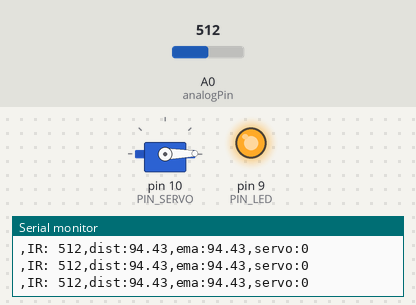
The sketch below on a simulated Arduino Uno, built with avr-gcc and run on an emulated ATmega328P. Shown: servo, output pins drawn as LEDs (lit = HIGH), the last lines printed to the serial monitor. Inputs (shaded band) come from the test bench; at power-on: A0 (analogPin) = 512.

Above: at 1.2 s.
1.3 s: A0 (analogPin) set to 483
At 2.5 s:
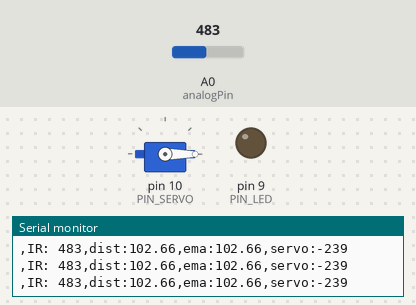
2.8 s: A0 (analogPin) set to 240
At 3.8 s:
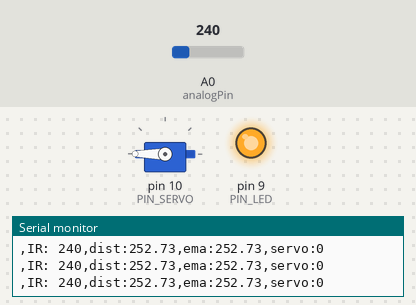
4.5 s: A0 (analogPin) set to 10
6.0 s: A0 (analogPin) set to 7
At 7.2 s:
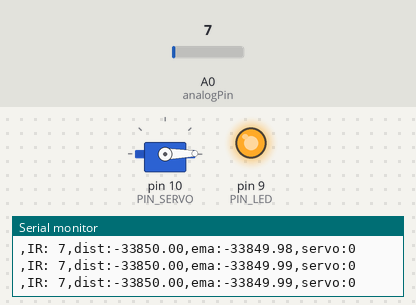
7.5 s: A0 (analogPin) set to 110
At 9.2 s:
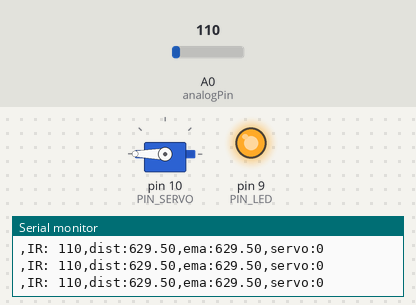
Timing chart, 0 to 10.3 s (numbered marks = the images above; inputs shaded):
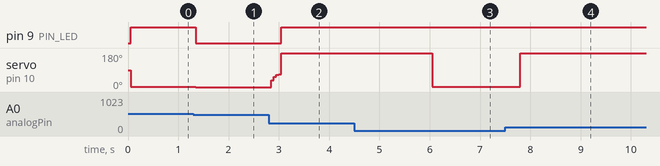

The sketch:

17_example_2.ino
```cpp
#include <Servo.h>

// Arduino pin assignment
#define PIN_POTENTIOMETER 3 // Potentiometer at Pin A3
// Add IR Sensor Definition Here !!!
#define PIN_SERVO 10
#define PIN_LED 9

#define _DUTY_MIN 553  // servo full clock-wise position (0 degree)
#define _DUTY_NEU 1476 // servo neutral position (90 degree)
#define _DUTY_MAX 2399 // servo full counter-clockwise position (180 degree)

#define LOOP_INTERVAL 50   // Loop Interval (unit: msec)

Servo myservo;
unsigned long last_loop_time;   // unit: msec
int analogPin = 0;
float dist;
float dist_ema;
float alpha = 0.5;
void setup()
{
  myservo.attach(PIN_SERVO);
  myservo.writeMicroseconds(_DUTY_NEU);
  pinMode(PIN_LED, OUTPUT);
  Serial.begin(57600);
}

void loop()
{
  unsigned long time_curr = millis();
  int a_value, duty;
  a_value = analogRead(analogPin);
  // wait until next event time
  if (time_curr < (last_loop_time + LOOP_INTERVAL))
    return;
  last_loop_time += LOOP_INTERVAL;

  dist = ((6762.0/(a_value - 9.0))-4.0) * 10.0 ;
  dist_ema = alpha*dist + (1-alpha)*dist_ema;
  if(dist_ema <= 100.0) {
     myservo.writeMicroseconds(_DUTY_MIN);
     analogWrite(PIN_LED, 255);
  }
  else if(dist_ema > 100.0 && dist_ema < 250.0){
    double i = (dist_ema - 180)*10.25;
    duty = i + 553;
    myservo.writeMicroseconds(duty);
    analogWrite(PIN_LED, 0);

  }
  else {
    myservo.writeMicroseconds(_DUTY_MAX);
    analogWrite(PIN_LED, 255);
  }
  // Read IR Sensor value !!!
  // Convert IR sensor value into distance !!!
  // we need distance range filter here !!!
  // we need EMA filter here !!!

  // map distance into duty

  // print IR sensor value, distnace, duty !!!
  Serial.print(",IR: "); Serial.print(a_value);
  Serial.print(",dist:"); Serial.print(dist);
  Serial.print(",ema:"); Serial.print(dist_ema);
  Serial.print(",servo:"); Serial.print(duty);
  Serial.println("");
}
```

Measured:
- the behaviour switches between 492 and 491 on A0 (analogPin) (found by bisection; images 0 and 1)
- the behaviour switches between 9 and 8 on A0 (analogPin) (found by bisection; images 2 and 3)
- after the input at 1.3 s, pin 9 (PIN_LED): HIGH → LOW after 0.05 s; servo on pin 10 (PIN_SERVO): 1° → 0° after 0.05 s
- after the input at 2.8 s, pin 9 (PIN_LED): LOW → HIGH after 0.25 s; servo on pin 10 (PIN_SERVO): 0° → 180° after 0.05 s
- after the input at 6.0 s, servo on pin 10 (PIN_SERVO): 180° → 1° after 0.05 s
- after the input at 7.5 s, servo on pin 10 (PIN_SERVO): 1° → 180° after 0.30 s
